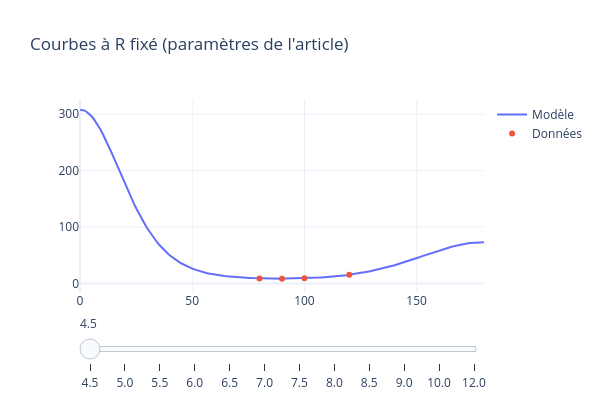
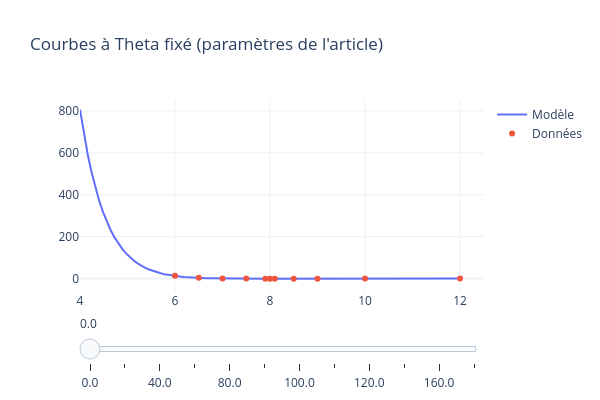

The cell these charts' notebook holds for them, in order:
### Markdown cell above
## Plot à variable fixée

### Code cell
R_vals = np.array([4.5,5.0,5.5,6.0,6.5,7.0,7.5,8.0,8.5,9.0,10.0,12.0])
x = np.linspace(0, 180, 180)
plot_interactif(V_opt, params_Ne, R_vals, x, Ne,
                fixed_col="R", x_col="Theta", y_col="Energy_mEh",
                title="Courbes à R fixé (paramètres de l'article)")
Theta_vals = np.array([0., 20., 40., 60., 80., 90., 100., 115., 120., 140., 160., 180.])
x_R = np.linspace(4, 12, 100)
plot_interactif(V_opt, params_Ne, Theta_vals, x_R, Ne,
                fixed_col="Theta", x_col="R", y_col="Energy_mEh",
                title="Courbes à Theta fixé (paramètres de l'article)",fixed_first=False)
